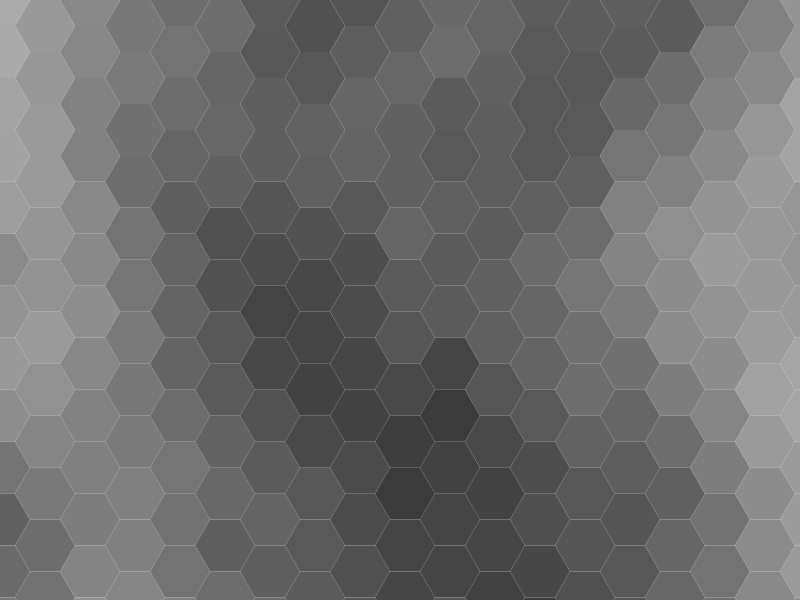
Frame 1 (no input)
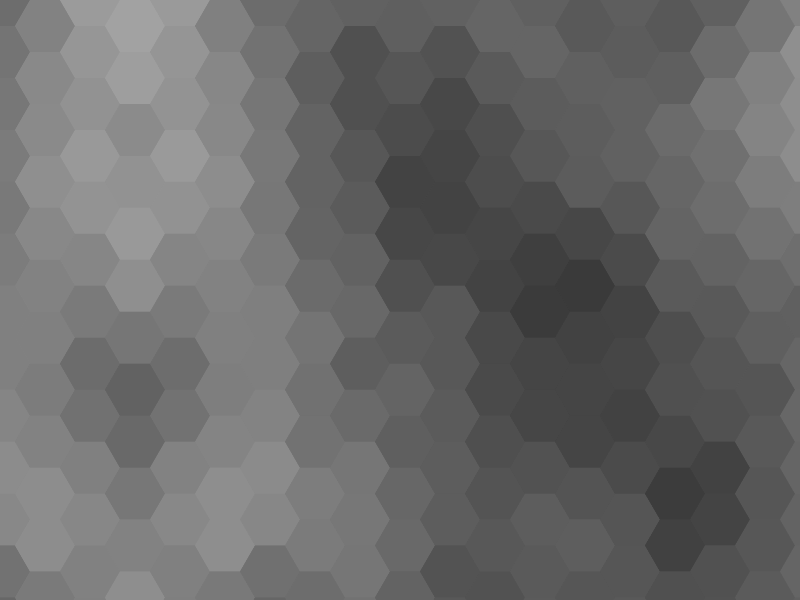
Frame 60 (no input)
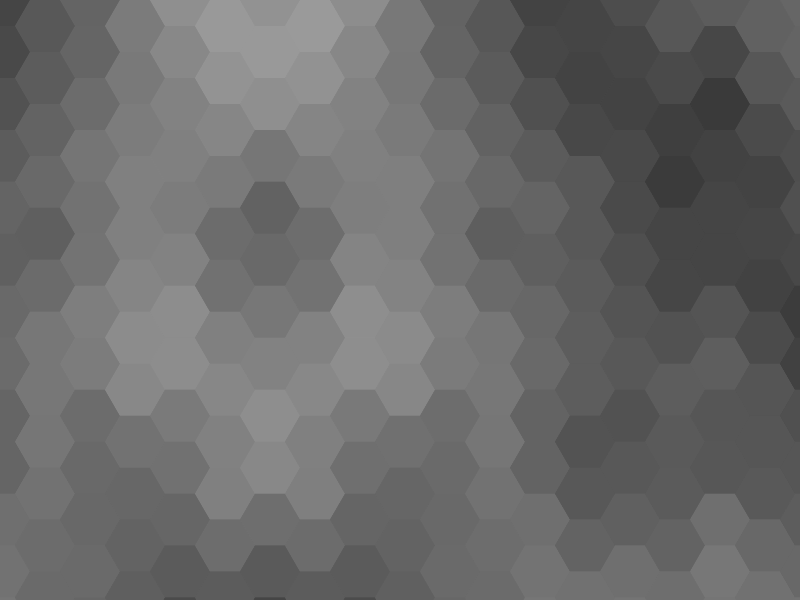
Frame 120 (the mouse pressed at the canvas centre since frame 60)

The p5.js sketch that drew these frames (run headless with seeded random() and noise() and a simulated clock; from frame 60 on, the mouse is pressed at the canvas centre):

// p5.js sketch
// ── sketch.js

let grid;
let diametro = 30;

function setup(){
	noStroke();	
	angleMode(DEGREES);
	background(50);
	canvas = createCanvas(displayWidth,displayHeight);
	
	grid = new Grid(windowWidth,windowHeight,diametro);	
	grid.gen();	
}

function draw(){	
	grid.update();			
}

class Hex {
	constructor(diametro,posX,posY){		
		this.diam = diametro;
		this.centerX = posX;
		this.centerY = posY;
	}

	draw(col){		
		fill(col);
		push();
		
		translate(this.centerX,this.centerY);
		beginShape();	
		vertex(this.diam,0);
		vertex(this.diam/2,(sin(60) * this.diam));
		vertex(-(this.diam/2),(sin(60) * this.diam));
		vertex(-this.diam,0);
		vertex(-this.diam/2,-(sin(60) * this.diam));
		vertex(this.diam/2,-(sin(60) * this.diam));
		vertex(this.diam,0);	
		endShape();

		pop();
	}
}

class Grid{

	constructor(width,height,diam){				
		this.diam = diam;
		this.cantidadX = width/diam + 1;
		this.cantidadY = height/diam + 1;
		this.grid = [];
		this.off = 0.0;
		this.offX = 0;
		this.offY = 0;		
	}

	gen(){
		angleMode(DEGREES);	
		let state = true;	
		for(let i = 0; i < this.cantidadX; i++) {
			let col = [];			
			for(let j = 0 ; j < this.cantidadY; j++){
				let hex;
				if(state){
					hex = new Hex(this.diam,
						i * this.diam * 1.5,
						j * 2 *(this.diam*sin(60)));					
				}else{
					hex = new Hex(this.diam,
						i * this.diam * 1.5,
						j * 2 *(this.diam*sin(60))+ this.diam - (this.diam - (this.diam * sin(60))));					
				}
				col.push(hex);				
			}
			state = !state;
			this.grid.push(col);
		}		
	}

	draw(x,y){				
		let tx = x;
		for(let i = 0; i < this.cantidadX; i++) {
			let ty = y;
			for(let j = 0 ; j < this.cantidadY; j++){
				let noiseValue = noise(tx,ty);
				let col = map(noiseValue,0,1,0,255);
				this.grid[i][j].draw(col);
				ty += 0.1;
			}
			tx+= 0.1
		}
	}

	update(){		
		this.draw(this.offX,this.offY);
		this.offX -= 0.005;
		this.offY += 0.005;
	}
}

// ── style.css
body{	
	margin: 0;
	overflow: hidden;
}
